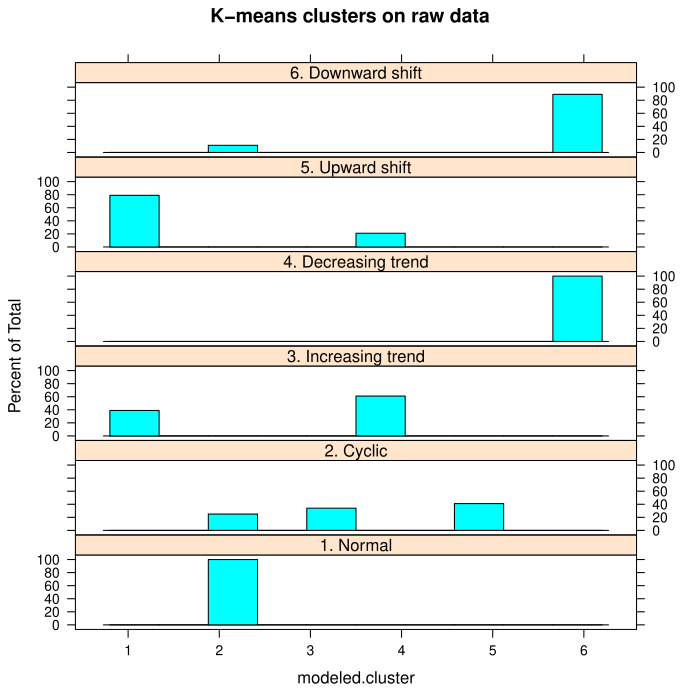

This chart was generated by the following R code:
# Machine Learning 102 - Unsupervised - Hacker Dojo
# http://machinelearning102.pbworks.com/w/page/32890352/FrontPage
#
# Homework #1, Basic clustering
# Dave Abercrombie, October 24 2011
#
# http://machinelearning102.pbworks.com/w/file/37958115/ML102Homework02.pdf
# http://archive.ics.uci.edu/ml/datasets/Synthetic+Control+Chart+Time+Series
#
# Problem 1 of 4
#

#####################################################################
# Step 1. Import data

setwd("/Users/dabercrombie/Documents/aberdave-repos/Machine-Learning/ml102/hw1")

control.chart.raw.df <- read.table(
  file="synthetic_control.data",
  header=FALSE,
)

# Interactive look at structure
str(control.chart.raw.df)
tail(control.chart.raw.df)
dim(control.chart.raw.df)

# Interactive look at summary stats.
# Summary stats are all about the same; no way to distiguish
# But this is viewing the columns as attributes, which they are not really.
# It might almost make more sense to look at summary stats per row
#
summary(control.chart.raw.df)

# But the above are for "vertical" slices of the time-series data.
# I wonder what summary stats lool like per row.

apply( control.chart.raw.df, 1, mean)
apply( control.chart.raw.df, 1, sd)
#
# Result: not too dissimilar, but certainly not identical

#####################################################################
# Step 2. Do k-means on raw dataset

control.chart.raw.km <- kmeans(
  x=control.chart.raw.df,
  centers=6,
  iter.max=20,
  nstart=10
)

# Interactive look at return value structure
#
summary(control.chart.raw.km)

#####################################################################
# Step 3. Exract and prepare cluster assignments for review

# Intercative look at structure of cluster element
# It is a vector of 600 integers
#
str(control.chart.raw.km$cluster)

# We know that the data had six types of control charts, with 100 examples 
# of each, in contiguous chunks of rows
# See http://archive.ics.uci.edu/ml/databases/synthetic_control/synthetic_control.data.html
# So lets create some factors and attach them to cluster assingment as a data frame
#
control.chart.type.factors <- as.factor(
  c(
    rep('1. Normal',100),
    rep('2. Cyclic',100),
    rep('3. Increasing trend',100),
    rep('4. Decreasing trend',100),
    rep('5. Upward shift',100),
    rep('6. Downward shift',100)
  )
)
str(control.chart.type.factors)

control.chart.raw.km.clusters.df <- data.frame(
  actual.type=control.chart.type.factors,
  modeled.cluster=control.chart.raw.km$cluster
)
str(control.chart.raw.km.clusters.df)


#####################################################################
# Step 4. Use a lattice of histograms to review

# Lattice graphics includes methods to put many histograms on 
# the same chart. It is installed by default, but not loaded
# by default.
#
require('lattice')


# The first argument is a "model formula" 
# in "Wilkinon-Rogers (1973)" notation (see Venables-Ripley chap. 6)
# Think of it as saying that the modeled.cluster values depend on the
# control.chart.raw.clusters.
# The third argument. layout, and is poorly documented. I learned this
# trick from "R in a Nutshell" Figure 15-12.
#
histogram(
  main="K-means clusters on raw data",
  ~modeled.cluster|actual.type, 
  data=control.chart.raw.km.clusters.df,
  layout=c(1,6)
)

# Reviewing the chart, I am amazed at how well the clustering did work.
# The normal charts are all in a cluste of their own. The clyclic charts 
# are off by themselves, but split into two sub groups. Cyclics are clearly
# distinguished from decreasing trend, but confused with upward shift.
# Interesting, far from arbitrary, but not compelling.
#

#####################################################################
# Step 5. Since data are from time series, see if deltas work better

# 5A: convert time series data frame to matrix for simpler 
#     math and indexing notation 
#
control.chart.raw.m <- as.matrix(control.chart.raw.df)

# Create a data frame that has the deltas betwen one observation
# and the next:
#
# 5B. Initialize the first column of data frame by subtracting the 
# the matrix first column from it's second. I use drop=FALSE to
# preserve the column-like nature of the subtraction.
#
# Inspired by these recepies from the R Cookbook:
#    5.17 Selecting One Row or Column from a Matrix
#    5.29 Combining Two Data Frames
#
control.chart.deltas.df <- data.frame(
  control.chart.raw.m[,2,drop=FALSE] - control.chart.raw.m[,1,drop=FALSE]
)


# 5C. Iterate through the remaining matrix columns,
# appending fresh delta column to existing data frame
#
for ( i in 3:ncol(control.chart.raw.m) ) {
  # calculate the next column of deltas
  # by subtracting column 1-2 from column i
  new.column <- data.frame(
    control.chart.raw.m[,i,drop=FALSE] - control.chart.raw.m[,i-1,drop=FALSE]
  )
  # combine the new column with the existing
  # data frame, column-wise
  control.chart.deltas.df <-cbind(
    control.chart.deltas.df,
    new.column
  )
}
# expecting 600 59
dim(control.chart.deltas.df)

#####################################################################
# Step 6. Do k-means on delta dataset

control.chart.deltas.km <- kmeans(
  x=control.chart.deltas.df,
  centers=6,
  iter.max=20,
  nstart=10
)

# Interactive look at return value structure
#
summary(control.chart.deltas.km)

#####################################################################
# Step 7. Use a lattice of histograms to review delta clusters


control.chart.deltas.clusters.df <- data.frame(
  actual.type=control.chart.type.factors,
  modeled.cluster=control.chart.deltas.km$cluster
)
str(control.chart.deltas.clusters.df)


# Lattice graphics includes methods to put many histograms on 
# the same chart. It is installed by default, but not loaded
# by default.
#
require('lattice')


# The first argument is a "model formula" 
# in "Wilkinon-Rogers (1973)" notation (see Venables-Ripley chap. 6)
# Think of it as saying that the modeled.cluster values depend on the
# control.chart.raw.clusters.
# The third argument. layout, and is poorly documented. I learned this
# trick from "R in a Nutshell" Figure 15-12.
#
histogram(
  main="K-means clusters on deltas",
  ~modeled.cluster|actual.type, 
  data=control.chart.deltas.clusters.df,
  layout=c(1,6)
)

# This did a horrible job!!!! Really bad!!!
